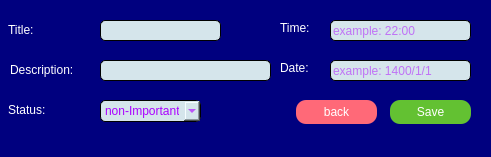
<?xml version="1.0" encoding="UTF-8"?>
<ui version="4.0">
 <class>MainWindow</class>
 <widget class="QMainWindow" name="MainWindow">
  <property name="geometry">
   <rect>
    <x>0</x>
    <y>0</y>
    <width>491</width>
    <height>157</height>
   </rect>
  </property>
  <property name="windowTitle">
   <string>Add To List</string>
  </property>
  <property name="windowIcon">
   <iconset>
    <normaloff>img/list.png</normaloff>img/list.png</iconset>
  </property>
  <property name="styleSheet">
   <string notr="true">background-color: rgb(0, 0, 127);</string>
  </property>
  <widget class="QWidget" name="centralwidget">
   <widget class="QLabel" name="label_2">
    <property name="geometry">
     <rect>
      <x>8</x>
      <y>20</y>
      <width>61</width>
      <height>20</height>
     </rect>
    </property>
    <property name="styleSheet">
     <string notr="true">font: 700 10pt &quot;Segoe UI&quot;;
color: rgb(255, 255, 255);</string>
    </property>
    <property name="text">
     <string>Title:</string>
    </property>
   </widget>
   <widget class="QLabel" name="label_3">
    <property name="geometry">
     <rect>
      <x>10</x>
      <y>60</y>
      <width>81</width>
      <height>20</height>
     </rect>
    </property>
    <property name="styleSheet">
     <string notr="true">font: 700 10pt &quot;Segoe UI&quot;;
color: rgb(255, 255, 255);</string>
    </property>
    <property name="text">
     <string>Description:</string>
    </property>
   </widget>
   <widget class="QLabel" name="label_4">
    <property name="geometry">
     <rect>
      <x>8</x>
      <y>100</y>
      <width>61</width>
      <height>20</height>
     </rect>
    </property>
    <property name="styleSheet">
     <string notr="true">font: 700 10pt &quot;Segoe UI&quot;;
color: rgb(255, 255, 255);</string>
    </property>
    <property name="text">
     <string>Status:</string>
    </property>
   </widget>
   <widget class="QLabel" name="label_5">
    <property name="geometry">
     <rect>
      <x>280</x>
      <y>20</y>
      <width>49</width>
      <height>16</height>
     </rect>
    </property>
    <property name="styleSheet">
     <string notr="true">font: 700 10pt &quot;Segoe UI&quot;;
color: rgb(255, 255, 255);</string>
    </property>
    <property name="text">
     <string>Time:</string>
    </property>
   </widget>
   <widget class="QLabel" name="label_6">
    <property name="geometry">
     <rect>
      <x>280</x>
      <y>60</y>
      <width>49</width>
      <height>16</height>
     </rect>
    </property>
    <property name="styleSheet">
     <string notr="true">font: 700 10pt &quot;Segoe UI&quot;;
color: rgb(255, 255, 255);</string>
    </property>
    <property name="text">
     <string>Date:</string>
    </property>
   </widget>
   <widget class="QLineEdit" name="title">
    <property name="geometry">
     <rect>
      <x>100</x>
      <y>20</y>
      <width>121</width>
      <height>21</height>
     </rect>
    </property>
    <property name="styleSheet">
     <string notr="true">font: 700 11pt &quot;Segoe UI&quot;;
 border: 1px solid black;
border-radius:5px;
background-color: rgb(213, 229, 235);
color: rgb(170, 0, 255);</string>
    </property>
    <property name="text">
     <string/>
    </property>
   </widget>
   <widget class="QLineEdit" name="description">
    <property name="geometry">
     <rect>
      <x>100</x>
      <y>60</y>
      <width>171</width>
      <height>21</height>
     </rect>
    </property>
    <property name="styleSheet">
     <string notr="true">font: 700 11pt &quot;Segoe UI&quot;;
 border: 1px solid black;
border-radius:5px;
background-color: rgb(213, 229, 235);
color: rgb(170, 0, 255);</string>
    </property>
    <property name="text">
     <string/>
    </property>
   </widget>
   <widget class="QComboBox" name="comboBox">
    <property name="geometry">
     <rect>
      <x>100</x>
      <y>100</y>
      <width>101</width>
      <height>22</height>
     </rect>
    </property>
    <property name="styleSheet">
     <string notr="true">background-color: rgb(213, 229, 235);
 border: 1px solid black;
border-radius:5px;
color: rgb(170, 0, 255);</string>
    </property>
    <item>
     <property name="text">
      <string>non-Important</string>
     </property>
    </item>
    <item>
     <property name="text">
      <string>Important</string>
     </property>
    </item>
   </widget>
   <widget class="QLineEdit" name="time">
    <property name="geometry">
     <rect>
      <x>330</x>
      <y>20</y>
      <width>141</width>
      <height>21</height>
     </rect>
    </property>
    <property name="styleSheet">
     <string notr="true">font: 700 11pt &quot;Segoe UI&quot;;
 border: 1px solid black;
border-radius:5px;
background-color: rgb(213, 229, 235);
color: rgb(170, 0, 255);</string>
    </property>
    <property name="placeholderText">
     <string>example: 22:00</string>
    </property>
   </widget>
   <widget class="QPushButton" name="added">
    <property name="geometry">
     <rect>
      <x>390</x>
      <y>100</y>
      <width>81</width>
      <height>24</height>
     </rect>
    </property>
    <property name="styleSheet">
     <string notr="true">QPushButton{
font: 700 10pt &quot;Segoe UI&quot;;
border-radius:10%;
background-color:#63c132;
color: rgb(255, 255, 255);
}
QPushButton:pressed{
	background-color: rgb(81, 157, 41);
}
</string>
    </property>
    <property name="text">
     <string>Save</string>
    </property>
   </widget>
   <widget class="QPushButton" name="back">
    <property name="geometry">
     <rect>
      <x>296</x>
      <y>100</y>
      <width>81</width>
      <height>24</height>
     </rect>
    </property>
    <property name="styleSheet">
     <string notr="true">QPushButton{
font: 700 10pt &quot;Segoe UI&quot;;
border-radius:10%;
background-color:#ff6978;
color: rgb(255, 255, 255);
}
QPushButton:pressed{
	background-color: rgb(227, 93, 107);
}
</string>
    </property>
    <property name="text">
     <string>back</string>
    </property>
   </widget>
   <widget class="QLineEdit" name="date">
    <property name="geometry">
     <rect>
      <x>330</x>
      <y>60</y>
      <width>141</width>
      <height>21</height>
     </rect>
    </property>
    <property name="styleSheet">
     <string notr="true">font: 700 11pt &quot;Segoe UI&quot;;
 border: 1px solid black;
border-radius:5px;
background-color: rgb(213, 229, 235);
color: rgb(170, 0, 255);</string>
    </property>
    <property name="placeholderText">
     <string>example: 1400/1/1</string>
    </property>
   </widget>
  </widget>
  <widget class="QStatusBar" name="statusbar"/>
 </widget>
 <resources/>
 <connections/>
</ui>
